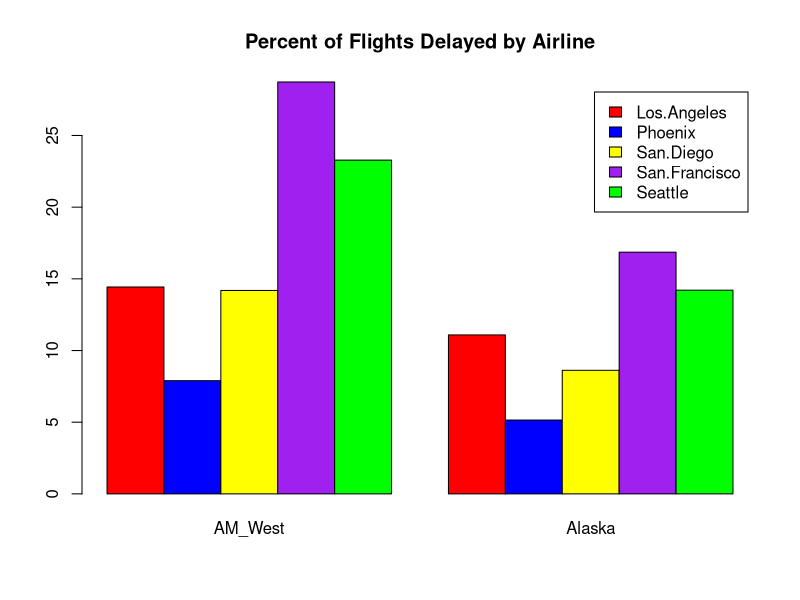

R code for this plot:
## ---- chunk 1
arrivals_delays <- read.csv("arrival_delays_data.csv", header = TRUE, sep = ",")
arrivals_delays
## ---- chunk 2
library(dplyr)
library(tidyr)
## ---- chunk 3
arrivals_delays2 <- slice(arrivals_delays,c(1,2,4,5))
arrivals_delays2
## ---- chunk 4
arrivals_delays2 <- data.frame(arrivals_delays2)
tidy <- arrivals_delays2 %>% gather(key = city, value = stat,3:7)
tidy <- data.frame(tidy)
tidy$stat <-as.numeric(tidy$stat)
tidy
## ---- chunk 5
colnames(tidy) <- c("airline","status","city","count")
tidy$airline <- c("ALASKA","ALASKA","AM WEST","AM WEST","ALASKA","ALASKA","AM WEST","AM WEST","ALASKA","ALASKA","AM WEST","AM WEST","ALASKA","ALASKA","AM WEST","AM WEST","ALASKA","ALASKA","AM WEST","AM WEST")
tidy
## ---- chunk 6
tidy_sort_by_city <- 
  tidy %>% 
  select(city,everything())
tidy_sort_by_city
## ---- chunk 7
On_time_alaska <- filter(tidy_sort_by_city,status=='on time' & airline == 'ALASKA')
On_time_am_west <- filter(tidy_sort_by_city,status=='on time' & airline == 'AM WEST')
delayed_alaska <- filter(tidy_sort_by_city,status=='delayed' & airline == 'ALASKA')  
delayed_am_west <- filter(tidy_sort_by_city,status=='delayed' & airline == 'AM WEST')

On_time_alaska <-On_time_alaska[ ,c(1,4)]
On_time_am_west <- On_time_am_west[ ,c(1,4)] 
delayed_alaska <- delayed_alaska[ ,c(1,4)]
delayed_am_west <- delayed_am_west[ ,c(1,4)]
## ---- chunk 8
colnames(On_time_alaska) <- c("city","ALASKA")
colnames(On_time_am_west) <- c("city","AM West")
colnames(delayed_alaska) <- c("city","ALASKA")
colnames(delayed_am_west) <- c("city","AM West")
## ---- chunk 9
Alaska <- On_time_alaska
Alaska$Delayed <- delayed_alaska$ALASKA
Alaska$ALASKA <- as.numeric(Alaska$ALASKA)
Alaska$Delayed <- as.numeric(Alaska$Delayed)
Alaska$Total <- rowSums(Alaska[,2:3])
Alaska$Percent_Delayed_Alaska <- round(((Alaska$Delayed/Alaska$Total)*100), 2)
Alaska
## ---- chunk 10
AM_West <- On_time_am_west
AM_West$Delayed <- delayed_am_west$`AM West`
AM_West$`AM West` <- as.numeric(AM_West$`AM West`)
AM_West$Delayed <- as.numeric(AM_West$Delayed)
AM_West$Total <- rowSums(AM_West[,2:3])
AM_West$Percent_Delayed_AM_West <- round(((AM_West$Delayed/AM_West$Total)*100), 2)
AM_West
## ---- chunk 11
Percent_Delayed <- matrix(c(AM_West$Percent_Delayed_AM_West,Alaska$Percent_Delayed_Alaska), ncol = 2)
rownames(Percent_Delayed) <- AM_West$city
colnames(Percent_Delayed) <- c("AM_West", "Alaska")

Percent_Delayed
## ---- chunk 12
barplot(Percent_Delayed, main = 'Percent of Flights Delayed by Airline',beside = T, col=c("red", "blue", "yellow","purple","green"),
        legend= rownames(Percent_Delayed))

